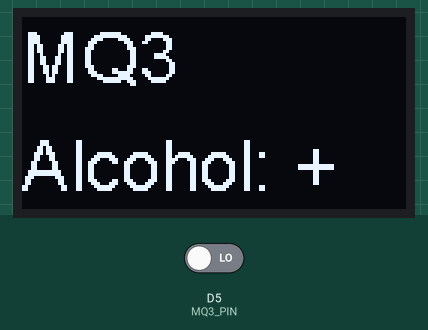
Bench run of a sketch on a simulated ESP8266 (NodeMCU). Parts: 128×64 one-colour display. The test bench sets the inputs (shaded band); at power-on: D5 (MQ3_PIN) LOW. What the sketch prints to the serial monitor is not drawn.

Above: at 2.8 s.
2.9 s: D5 (MQ3_PIN) driven HIGH
At 3.6 s:
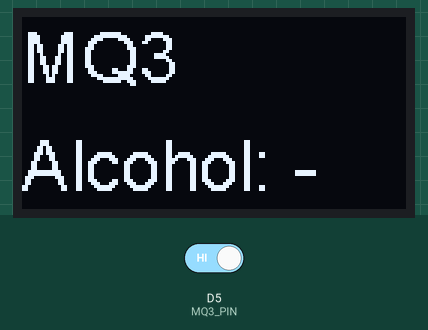
4.5 s: D5 (MQ3_PIN) driven LOW
At 6.1 s:
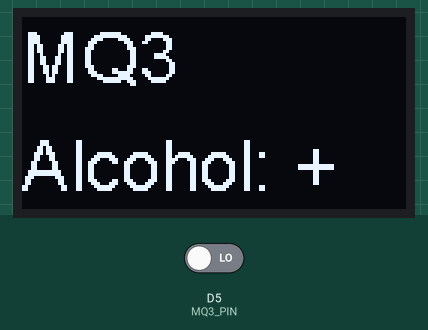
Timing chart, 0 to 7.6 s (numbered marks = the images above; inputs shaded):
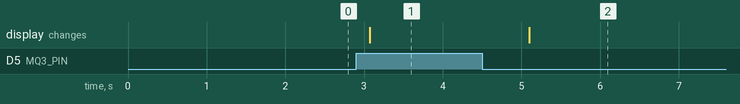

Measured:
- after the input at 2.9 s, the display: changes after 0.17 s (image 1)
- after the input at 4.5 s, the display: changes after 0.60 s (image 2)

The sketch:

MQ3.ino
```cpp
// mq3 sensor:

#include <SSD1306.h>
#define SDA_PIN D2
#define SCL_PIN D3
SSD1306 oled(0x3c, SDA_PIN, SCL_PIN);
#if defined(ESP8266)
  #define MQ3_PIN D5
#endif

void setup() {
  Serial.begin(115200);
  initOled();
}

void loop(){
  bool alcohol = readMQ3();
  if (alcohol) {
    Serial.println("Alcohol: +");
    printOled("MQ3", "Alcohol: +");
  } else {
    Serial.println("Alcohol: -");
    printOled("MQ3", "Alcohol: -");
  }
  delay(1000);
}

bool readMQ3() {
  int dValue = digitalRead(MQ3_PIN);
  if (dValue) return 0;
  else return 1;
}
void initOled(){
  oled.init();
  oled.flipScreenVertically();
}

void printOled(String line1, String line2) {
  oled.clear();
  oled.setTextAlignment(TEXT_ALIGN_LEFT);
  oled.setFont(ArialMT_Plain_24);
  oled.drawString(0,0,line1);
  oled.drawString(0,36,line2);
  oled.display();
}
```
